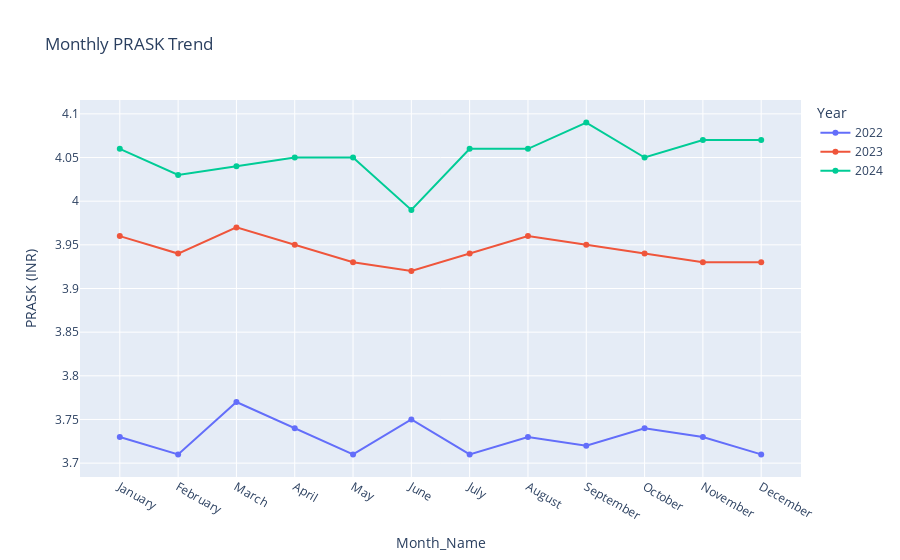

The cell this chart's notebook holds for it:
### Code cell
#Monthly PRASK Trend for each year
fig=px.line(pnl, x="Month_Name", y="Monthly_PRASK",
            color="Year",
            title="Monthly PRASK Trend",
            labels={"Monthly_PRASK":"PRASK (INR)"},
            markers=True,
            category_orders={"Month_Name": month_order},
            )
fig.show()

### Figure 1 — Plotly figure (JSON) as saved in the notebook; plotly's stock layout.template omitted (floating-point values rounded to 4 significant figures)
{"data": [{"hovertemplate": "Year=2022<br>Month_Name=%{x}<br>PRASK (INR)=%{y}<extra></extra>", "legendgroup": "2022", "line": {"color": "#636efa", "dash": "solid"}, "marker": {"symbol": "circle"}, "mode": "lines+markers", "name": "2022", "orientation": "v", "showlegend": true, "type": "scatter", "x": ["January", "February", "March", "April", "May", "June", "July", "August", "September", "October", "November", "December"], "xaxis": "x", "y": [3.73, 3.71, 3.77, 3.74, 3.71, 3.75, 3.71, 3.73, 3.72, 3.74, 3.73, 3.71], "yaxis": "y"}, {"hovertemplate": "Year=2023<br>Month_Name=%{x}<br>PRASK (INR)=%{y}<extra></extra>", "legendgroup": "2023", "line": {"color": "#EF553B", "dash": "solid"}, "marker": {"symbol": "circle"}, "mode": "lines+markers", "name": "2023", "orientation": "v", "showlegend": true, "type": "scatter", "x": ["January", "February", "March", "April", "May", "June", "July", "August", "September", "October", "November", "December"], "xaxis": "x", "y": [3.96, 3.94, 3.97, 3.95, 3.93, 3.92, 3.94, 3.96, 3.95, 3.94, 3.93, 3.93], "yaxis": "y"}, {"hovertemplate": "Year=2024<br>Month_Name=%{x}<br>PRASK (INR)=%{y}<extra></extra>", "legendgroup": "2024", "line": {"color": "#00cc96", "dash": "solid"}, "marker": {"symbol": "circle"}, "mode": "lines+markers", "name": "2024", "orientation": "v", "showlegend": true, "type": "scatter", "x": ["January", "February", "March", "April", "May", "June", "July", "August", "September", "October", "November", "December"], "xaxis": "x", "y": [4.06, 4.03, 4.04, 4.05, 4.05, 3.99, 4.06, 4.06, 4.09, 4.05, 4.07, 4.07], "yaxis": "y"}], "layout": {"legend": {"title": {"text": "Year"}, "tracegroupgap": 0}, "title": {"text": "Monthly PRASK Trend"}, "xaxis": {"anchor": "y", "categoryarray": ["January", "February", "March", "April", "May", "June", "July", "August", "September", "October", "November", "December"], "categoryorder": "array", "domain": [0, 1], "title": {"text": "Month_Name"}}, "yaxis": {"anchor": "x", "domain": [0, 1], "title": {"text": "PRASK (INR)"}}}}
